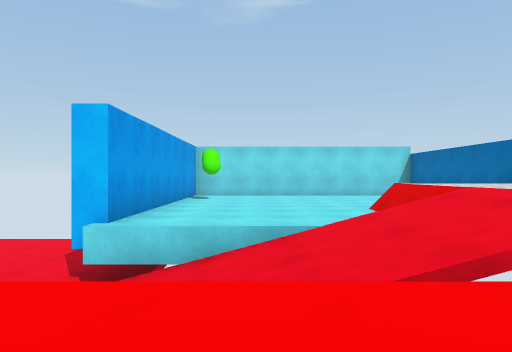
View 1 (above)

17 first-person views from a walk through a scene from a Unity 3-D project. The camera is 1.3 m above the floor, looks level and sees 70° across. The floor is counted in squares, 2 m on a side. Each view is taken from the middle of a square. On the plan, view 1 faces up. The plan holds only what a view shows up to about 11 squares ahead; the rest is blank. The player character is not drawn. Surface patterns are stand-ins for the level's own textures.

View 2
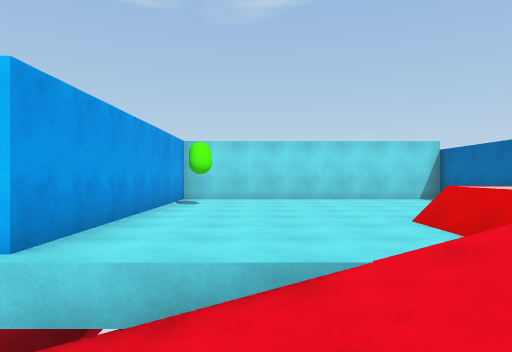

View 3
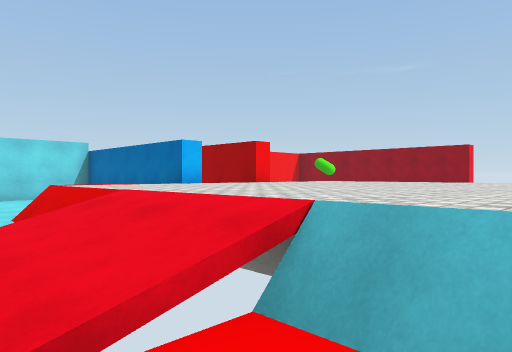

View 4
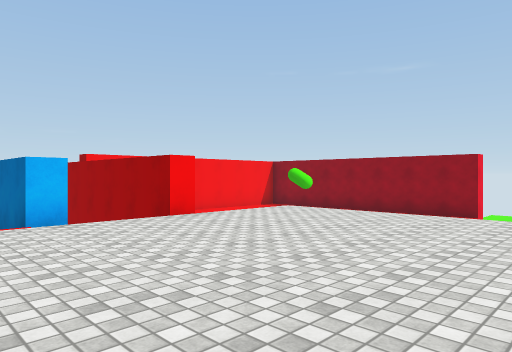

View 5
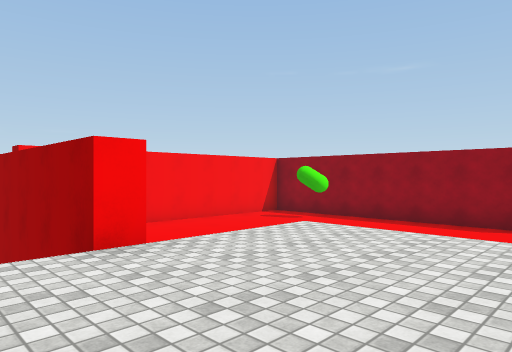

View 6
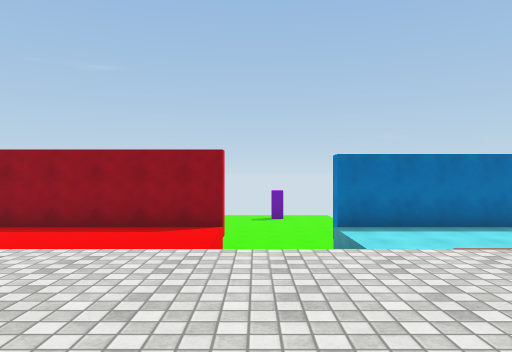

View 7
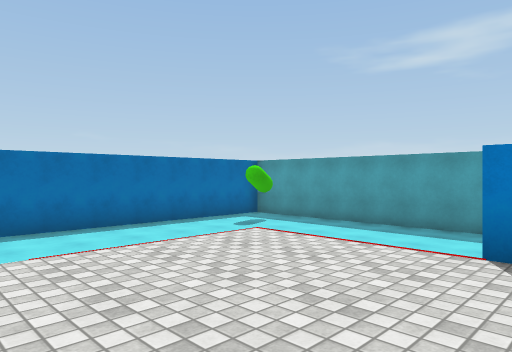

View 8
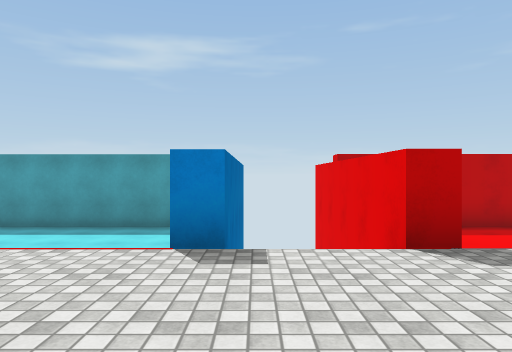

View 9
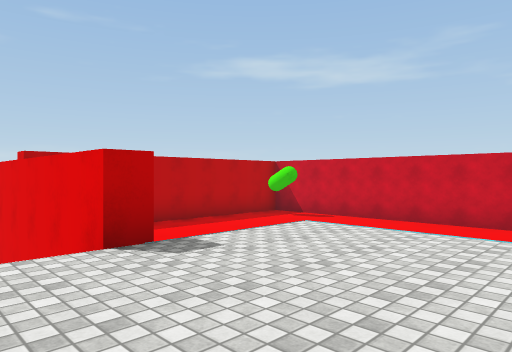

View 10
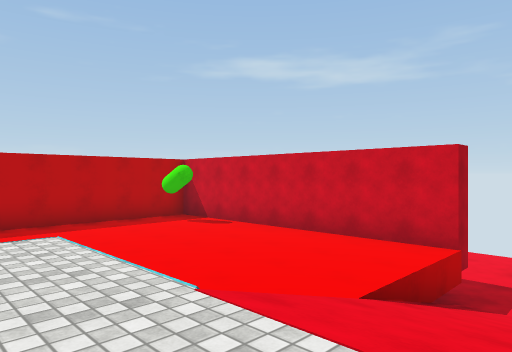

View 11
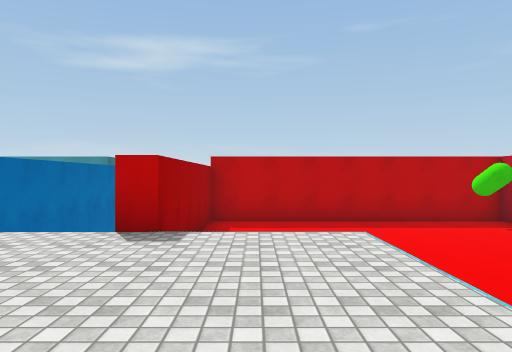

View 12
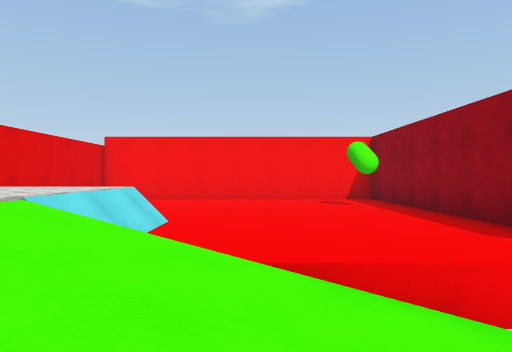

View 13
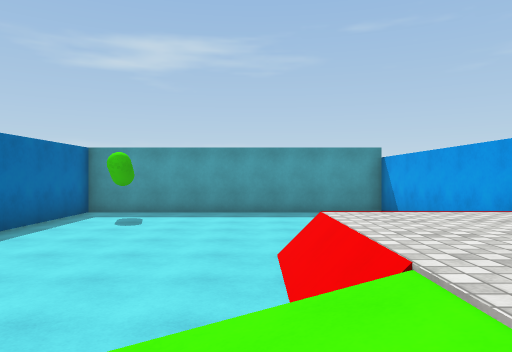

View 14
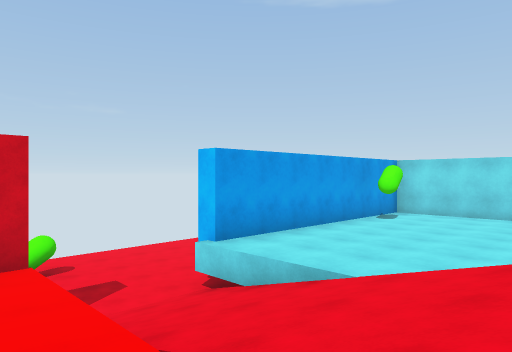

View 15
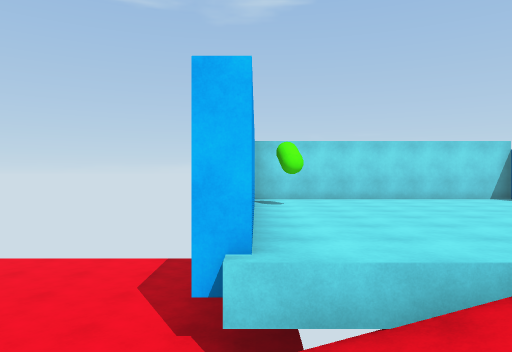

View 16
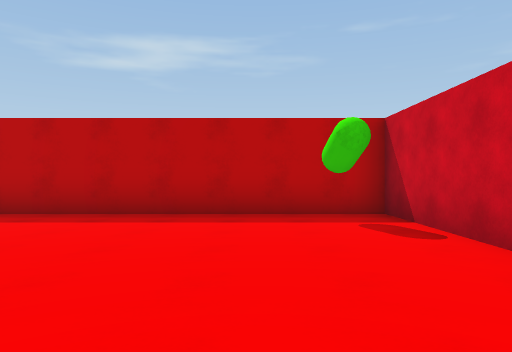

View 17
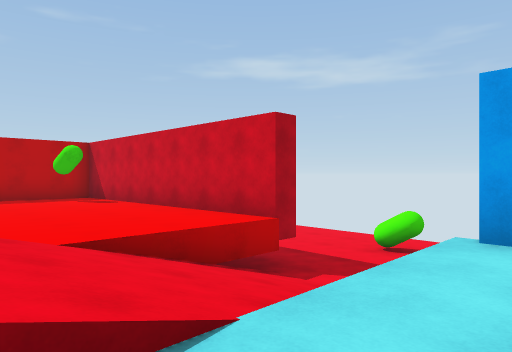

### Floor plan
Key: @ floor where view 1 was taken; # wall or solid block; . main floor; : floor 1 m higher than the main floor; - floor 1.5 m lower than the main floor; _ floor 1.75 m lower than the main floor; / step, stairs or slope; C green capsule.
Columns run from 6 left of view 1 to 18 right of it. Each row starts with its distance up from view 1.
 13     ######### #########
 12     #.......## .......#
 11     #...... ## .......#
 10     #...... ## .......#
  9     #.....  ##  ......#
  8 ____#.....  ##  ......#
  7 ____#....::::::::....##
  6 ____#....::::::::....#
  5 ____/..//::::::::....# --
  4 ____/////::::::::////  --
  3 _C__/////:::::::://    --
  2 ___#.../.::::::::....# --
  1 ___#.....::::::::....##
  0 __ #..@..::::::::.....#
 -1    #.....  ###  ......#
 -2    #.....  ###  ......#
 -3    #.......# #........#
 -4    #.......# # .......#
 -5    #.......# # .......#
 -6    #########  #########

Where each view was taken, in squares from view 1:
view 1: 0 up, 0 right, facing up
view 2: 2 up, 0 right, facing up
view 3: 1 up, 1 right, facing up-right
view 4: 2 up, 4 right, facing up-right
view 5: 4 up, 6 right, facing up-right
view 6: 4 up, 7 right, facing right
view 7: 3 up, 7 right, facing down-right
view 8: 3 up, 7 right, facing down
view 9: 3 up, 7 right, facing down-left
view 10: 4 up, 4 right, facing down-left
view 11: 4 up, 4 right, facing down
view 12: 2 up, 12 right, facing up
view 13: 4 up, 11 right, facing down
view 14: 1 up, 3 right, facing up-left
view 15: 2 up, 2 left, facing up
view 16: 1 up, 0 right, facing down
view 17: 6 up, 2 right, facing down-left
